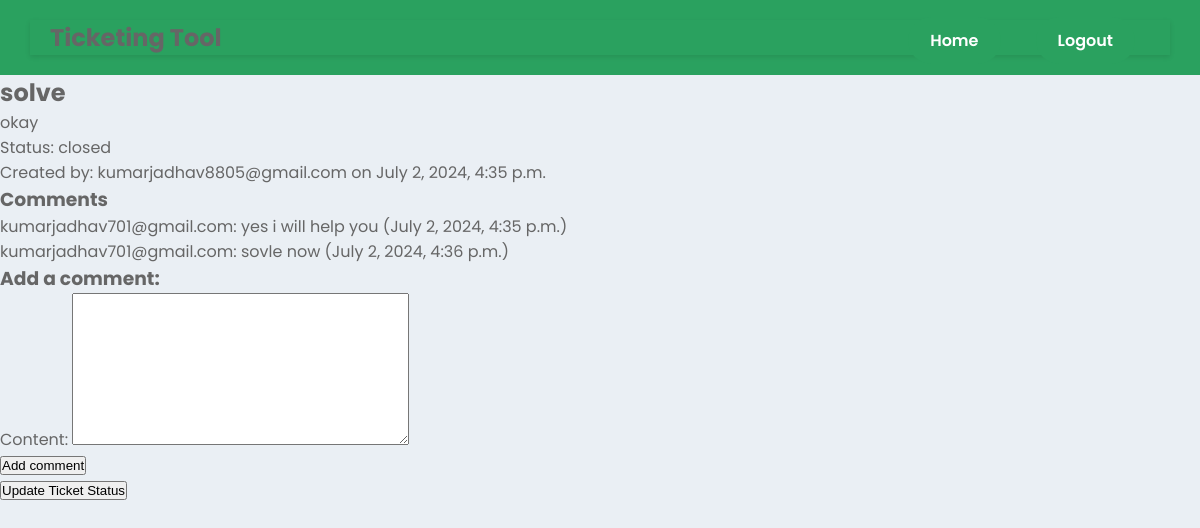
/tickets/ticket/6/ (signed in), run on the app's committed database.
### tickets/models.py (models this page shows, shortened)
class Ticket(models.Model):
    STATUS_CHOICES = [
        ('open', 'Open'),
        ('in_progress', 'In Progress'),
        ('closed', 'Closed'),
    ]
    title = models.CharField(max_length=255)
    description = models.TextField()
    status = models.CharField(max_length=20, choices=STATUS_CHOICES, default='open')
    creator = models.ForeignKey(settings.AUTH_USER_MODEL, on_delete=models.CASCADE, related_name='created_tickets')
    assigned_engineer = models.ForeignKey(settings.AUTH_USER_MODEL, on_delete=models.CASCADE, related_name='assigned_tickets', blank=True, null=True)
    creation_timestamp = models.DateTimeField(auto_now_add=True)

class User(AbstractUser):
    email = models.EmailField(unique=True)
    username = models.CharField(max_length=150, unique=False, blank=True, null=True)  # Make username optional and not unique
    is_customer = models.BooleanField(default=False)
    is_engineer = models.BooleanField(default=False)
    groups = models.ManyToManyField(
        Group,
        related_name='tickets_user_set',
        blank=True,
        help_text='The groups this user belongs to. A user will get all permissions granted to each of their groups.',
        verbose_name='groups',
    )
    user_permissions = models.ManyToManyField(
        Permission,
        related_name='tickets_user_permissions_set',
        blank=True,
        help_text='Specific permissions for this user.',
        verbose_name='user permissions',
    )
    USERNAME_FIELD = 'email'
    REQUIRED_FIELDS = []

class Comment(models.Model):
    content = models.TextField()
    created_at = models.DateTimeField(auto_now_add=True)
    user = models.ForeignKey(settings.AUTH_USER_MODEL, on_delete=models.CASCADE)
    ticket = models.ForeignKey(Ticket, on_delete=models.CASCADE)
    timestamp = models.DateTimeField(auto_now_add=True)

### tickets/views.py (the view)
# urls.py: path('ticket/<int:ticket_id>/', ticket_detail, name='ticket_detail'),
@login_required
def ticket_detail(request, ticket_id):
    ticket = get_object_or_404(Ticket, id=ticket_id)
    if request.user != ticket.creator and request.user != ticket.assigned_engineer:
        return redirect('ticket_list')
    if request.method == 'POST' and request.user == ticket.assigned_engineer:
        comment_form = CommentForm(request.POST)
        if comment_form.is_valid():
            comment = comment_form.save(commit=False)
            comment.user = request.user
            comment.ticket = ticket
            comment.save()
            return redirect('ticket_detail', ticket_id=ticket.id)
    else:
        comment_form = CommentForm()
    return render(request, 'tickets/ticket_detail.html', {
        'ticket': ticket,
        'comment_form': comment_form,
        'comments': ticket.comment_set.all(),
    })

### tickets/forms.py
class CommentForm(forms.ModelForm):
    class Meta:
        model = Comment
        fields = ['content']

### tickets/templates/tickets/ticket_detail.html (shortened to what this page needs)
{% extends "base_generic.html" %}
{% block content %}
<h2>{{ ticket.title }}</h2>
<p>{{ ticket.description }}</p>
<p>Status: {{ ticket.status }}</p>
<p>Created by: {{ ticket.creator }} on {{ ticket.creation_timestamp }}</p>
<h3>Comments</h3>
<ul>
    {% for comment in comments %}
    <li>{{ comment.user }}: {{ comment.content }} ({{ comment.timestamp }})</li>
    {% endfor %}
</ul>
{% if user == ticket.assigned_engineer %}
<h3>Add a comment:</h3>
<form method="post">
    {{ comment_form.as_p }}
    <button type="submit">Add comment</button>
</form>
<form method="post" action="{% url 'ticket_update' ticket.id %}">
    <button type="submit">Update Ticket Status</button>
</form>
{% endif %}
{% endblock %}

### static/tickets/signup.css (style rules this page uses)
* { box-sizing: border-box; }
body { margin: 0; font-family: 'Poppins', Arial, Helvetica, sans-serif; font-size: 16px; font-weight: 400; color: #666666; background-image: url('https://wallpapercave.com/wp/s0nLOnC.jpg'); background-size: cover; background-position: center; }
* { box-sizing: border-box; margin: 0; padding: 0; }
body { margin: 0; font-family: 'Poppins', Arial, Helvetica, sans-serif; font-size: 16px; font-weight: 400; color: #666666; background: #eaeff4; }

### data on the page
Ticket: title "solve", description "okay", status "closed", creator "kumarjadhav8805@gmail.com", creation_timestamp "July 2, 2024, 4:35 p.m."
Comment: user "kumarjadhav701@gmail.com", content "yes i will help you", timestamp "July 2, 2024, 4:35 p.m."
Comment: user "kumarjadhav701@gmail.com", content "sovle now", timestamp "July 2, 2024, 4:36 p.m."
